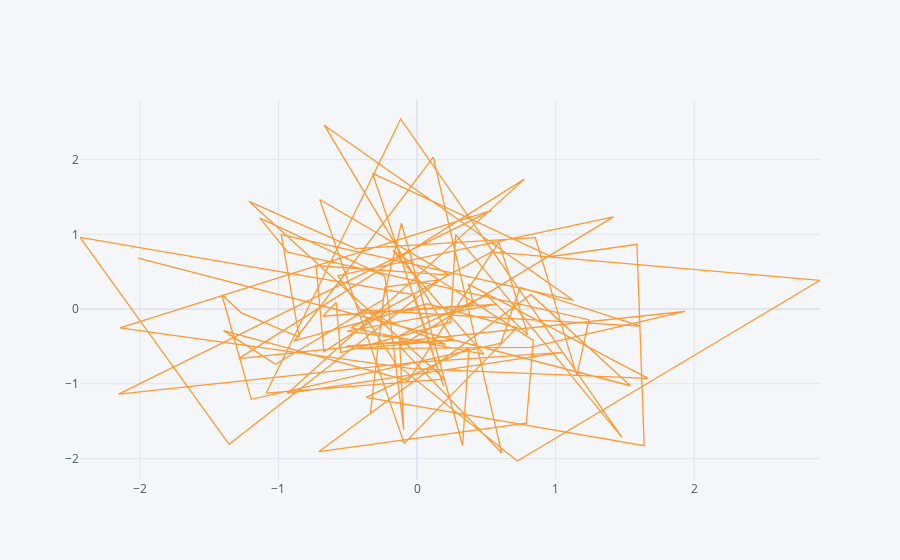

Notebook cell for this chart:
### Code cell
df1.iplot(kind='scatter', x='A', y='B') # scatter
